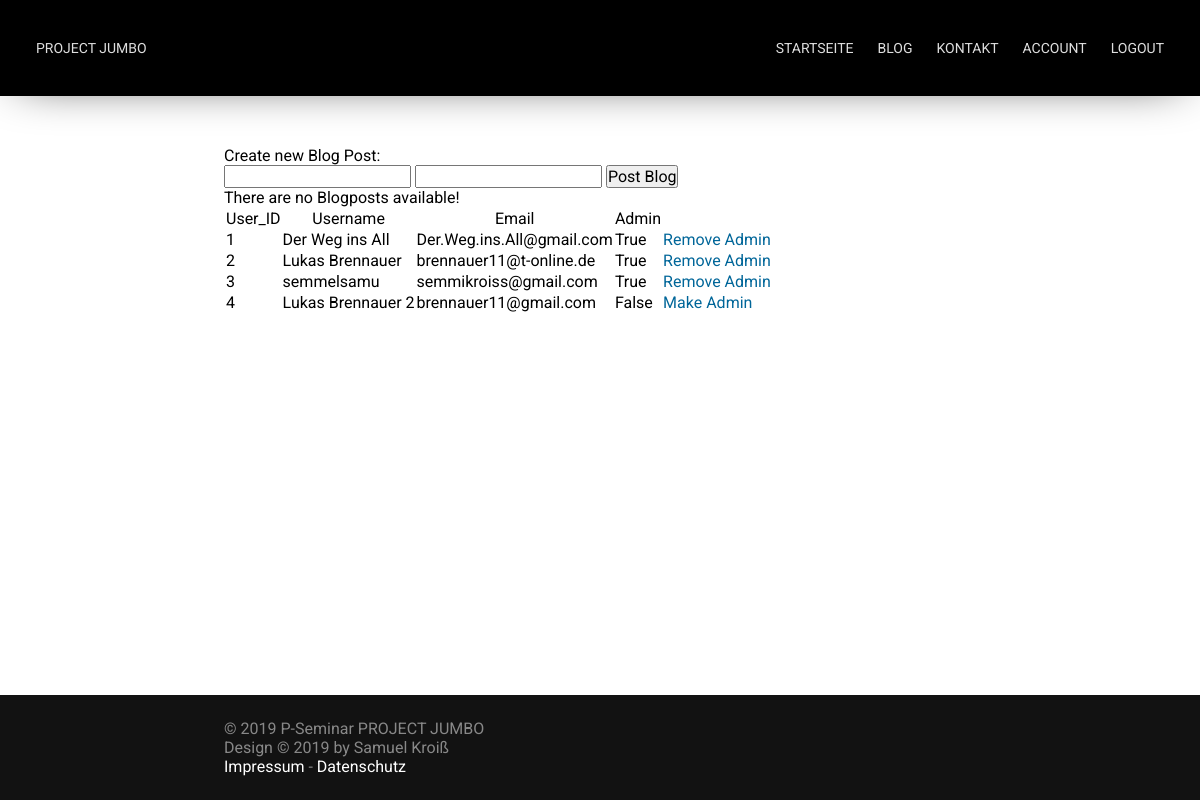
The app's page /admin (signed in), older data.
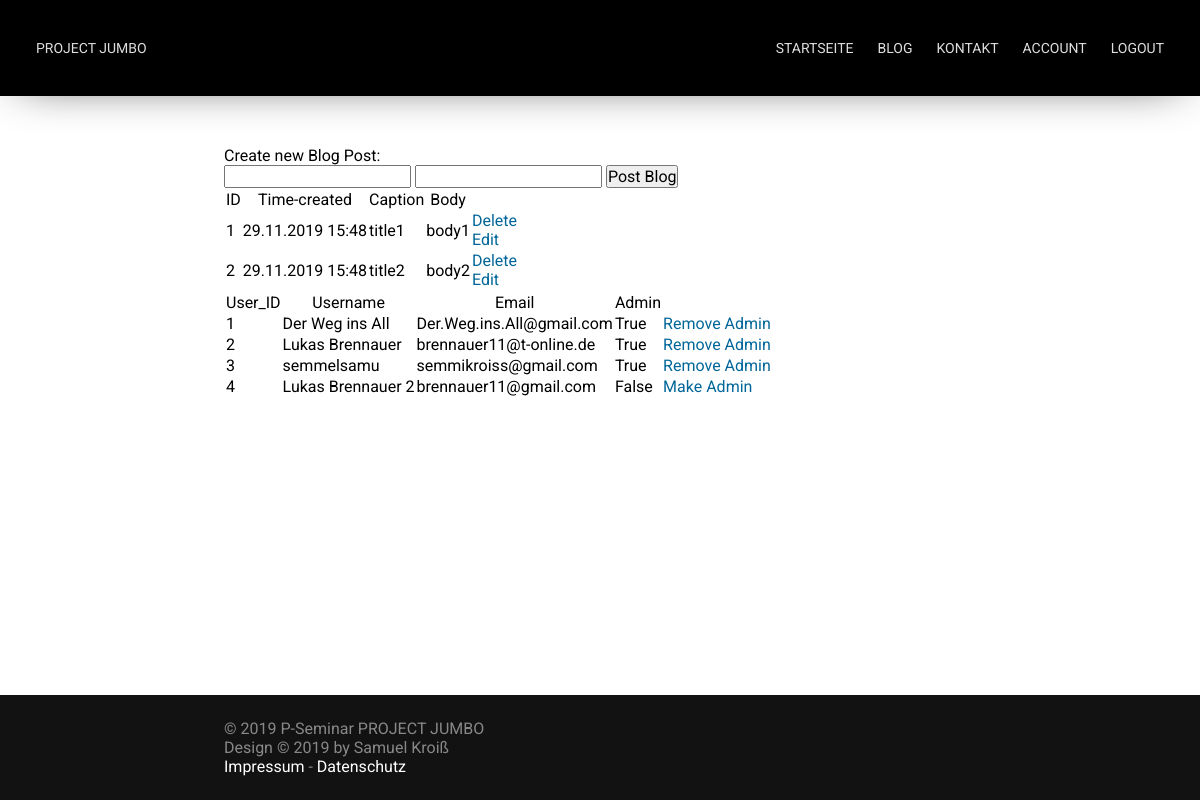
The same page, newer data.
### app/models.py (models this page shows, shortened)
class User(db.Model):
    id = db.Column(db.Integer, primary_key=True)
    username = db.Column(db.String(64), nullable=False, unique=True)
    password_hash = db.Column(db.String(120))
    email = db.Column(db.String, nullable=False, unique=True)
    admin_acc = db.Column(db.Boolean, default=False, nullable=False)
    is_active = True
    is_authenticated = True

class Blog_Post(db.Model):
    id = db.Column(db.Integer, primary_key=True)
    caption = db.Column(db.String, nullable=False)
    posted_by = db.Column(db.Integer, db.ForeignKey("user.id"))
    body = db.Column(db.String, nullable=False)
    time_created = db.Column(db.DateTime, default=datetime.now() )

### app/routes.py (the view)
@app.route("/admin", methods=['POST', 'GET'])
@login_required
def admin():
    if current_user.admin_acc == True:
        if request.method == 'POST':
            try:
                db.session.add(Blog_Post(caption=request.form['caption'], posted_by=current_user.id, body=request.form['body']))
                db.session.commit()
                return redirect(url_for('admin'))
            except Exception as e:
                return render_template("error.html", title="Error", error=e)
        else:
            posts = Blog_Post.query.order_by(Blog_Post.time_created).all()
            users = User.query.order_by(User.id).all()
            return render_template("admin.html", title="Admin", posts=posts, users=users)
    else:
        return render_template("error.html", title="Error", error="You're not allowed to use that page!")

### app/models.py (called while the page is built)
@login.user_loader
def load_user(id):
    return User.query.get(id)

### templates/admin.html (shortened to what this page needs)
{% extends 'base.html' %}
{% block content %}
    <p>Create new Blog Post:</p>
    <form action="/admin" method="POST">
        <input type="text" name="caption">
        <input type="text" name="body">
        <input type="submit" value="Post Blog">
    </form>
    {% if posts|length < 1 %}
        <p>There are no Blogposts available!</p>
    {% else %}
        <table>
            <tr>
                <th>ID</th>
                <th>Time-created</th>
                <th>Caption</th>
                <th>Body</th>
            </tr>
            {% for post in posts %}
                <tr>
                    <td>{{ post.id }}</td>
                    <td>{{ post.time_created.__format__("%d.%m.%Y %H:%M") }}</tds>
                    <td>{{ post.caption }}</td>
                    <td>{{ post.body }}</td>
                    <td>
                        <a href="{{ url_for( 'delete', id=post.id ) }}">Delete</a>
                        <br>
                        <a href="{{ url_for( 'edit', id=post.id ) }}">Edit</a>
                    </td>
                </tr>
            {% endfor %}
        </table>
    {% endif %}
    {% if users|length < 1 %}
        <p>There are no Users available!</p>
    {% else %}
        <table>
            <tr>
                <th>User_ID</th>
                <th>Username</th>
                <th>Email</th>
                <th>Admin</th>
            </tr>
            {% for user in users %}
                <tr>
                    <td>{{ user.id }}</td>
                    <td>{{ user.username }}</tds>
                    <td>{{ user.email }}</td>
                    <td>{{ user.admin_acc }}</td>
                    <td>
                        <a href="{{ url_for( 'manage_admin', id=user.id ) }}">
                            {% if user.admin_acc==true %}
                                Remove Admin
                            {% else %}
                                Make Admin
                            {% endif %}
                        </a>
                    </td>
                </tr>
            {% endfor %}
        </table>
    {% endif %}
{% endblock %}

### templates/base.html (shortened to what this page needs)
<!DOCTYPE html>
<html>
	<head>
		<link href="{{ url_for('static', filename='css/main.css') }}" rel="stylesheet">
		<link href="{{ url_for('static', filename='css/nav.css') }}" rel="stylesheet">
	</head>
	<body>
		<div id="container">
			<nav id="nav" bg>
				<a href="{{ url_for('index') }}">Project Jumbo</a>
				<ul>
					<li><a href="{{ url_for('index') }}">Startseite</a></li>
					<li><a href="{{ url_for('blog') }}">Blog</a></li>
					<li><a href="#">Kontakt</a></li>
					{% if current_user.is_authenticated %}
					<li><a href="{{ url_for('user_page') }}">Account</a></li>
					<li><a href="{{ url_for('logout') }}">Logout</a></li>
					{% else %}
					<li><a href="{{ url_for('login') }}">Login</a></li>
					{% endif %}
				</ul>
			</nav>
			<div class="spacer nav"></div>
			<section id="content">
				{% block content %}  {% endblock %}
			</section>
			<div class="spacer footer"></div>
			<footer id="footer">
				<p>&copy; 2019 P-Seminar PROJECT JUMBO<br />Design &copy; 2019 by Samuel Kroiß<br /><a href="#">Impressum</a> - <a href="#">Datenschutz</a></p>
			</footer>
		</div>
	</body>
</html>

### static/css/main.css (style rules this page uses)
* { margin: 0; padding: 0; font-family: 'Roboto', sans-serif; font-size: 16px; font-weight: 400; text-decoration: none; scroll-behavior: smooth; }
body { width: 100%; height: 100%; overflow-x: hidden; overflow-y: scroll; }
.spacer { width: 100vw; }
.spacer.nav { height: 96px; }
.spacer.footer { height: 105px; }
#content a, b { display: inline; padding: 0; }
#content * a { color: #006699; }
#container { display: block; width: 100%; min-height: 100vh; position: relative; }
#content { max-width: 800px; margin: 0 auto; padding: 50px 24px; box-sizing: border-box; }
#footer { width: 100%; background: #121212; position: absolute; right: 0; bottom: 0; left: 0; }
#footer p { max-width: 800px; margin: 0 auto; padding: 24px; color: #888888; box-sizing: border-box; }
#footer a { text-decoration: none; color: #FFFFFF; }

### static/css/nav.css (style rules this page uses)
:root { --link-color: #DEDEDE; }
#nav { width: 100%; height: 96px; box-sizing: border-box; position: fixed; z-index: 10; overflow: hidden; transition: background 500ms, box-shadow 500ms, height 300ms; }
#nav[bg] { background: #000000; box-shadow: 0px 0px 50px -20px rgba(0,0,0,1); }
#nav ul { float: right; display: flex; }
#nav ul li { list-style-type: none; }
#nav a { color: var(--link-color); text-transform: uppercase; font-size: 14px; line-height: 48px; float: left; padding: 0 12px; display: block; transition: color 100ms; }
#nav a { font-family: 'Alata', sans-serif; }
#nav ul li a { font-family: 'Roboto', sans-serif; }
@media only screen and (min-width: 900px) { #nav { padding: 24px; } }

Row changes from the older to the newer data that the page shows:
added Blog_Post: id "1", time_created.__format__ "29.11.2019 15:48", caption "title1", body "body1"
added Blog_Post: id "2", time_created.__format__ "29.11.2019 15:48", caption "title2", body "body2"
Text that changed along with them:
text no longer shown: "There are no Blogposts available!"
text now shown: "ID Time-created Caption Body"
